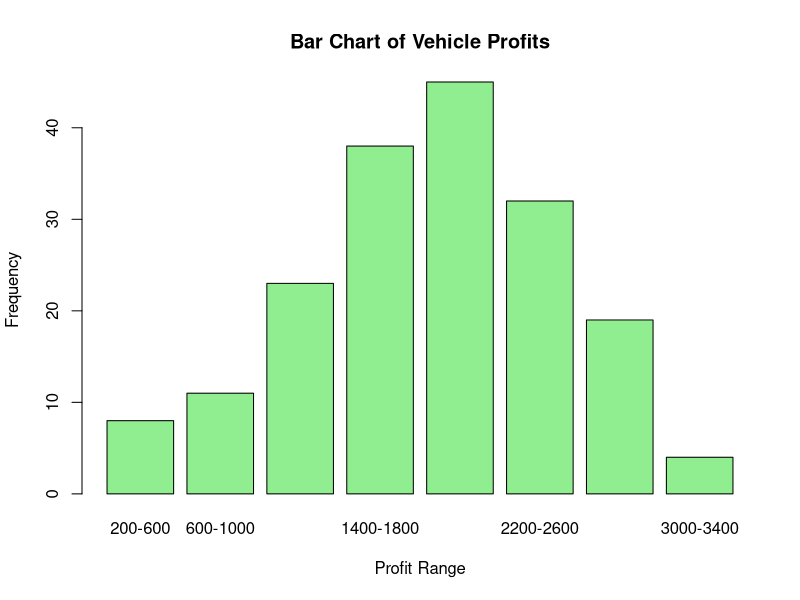

Generate this figure with R:
#Page No.33
profit_intervals <- c("200-600", "600-1000", "1000-1400", 
                      "1400-1800", "1800-2200", "2200-2600", 
                      "2600-3000", "3000-3400")
frequencies <- c(8, 11, 23, 38, 45, 32, 19, 4)

data <- data.frame(
  Interval = profit_intervals,
  Frequency = frequencies
)

print(data, row.names = FALSE)

barplot(frequencies, names.arg = profit_intervals, 
        main = "Bar Chart of Vehicle Profits", 
        xlab = "Profit Range", ylab = "Frequency", 
        col = "lightgreen", border = "black")
